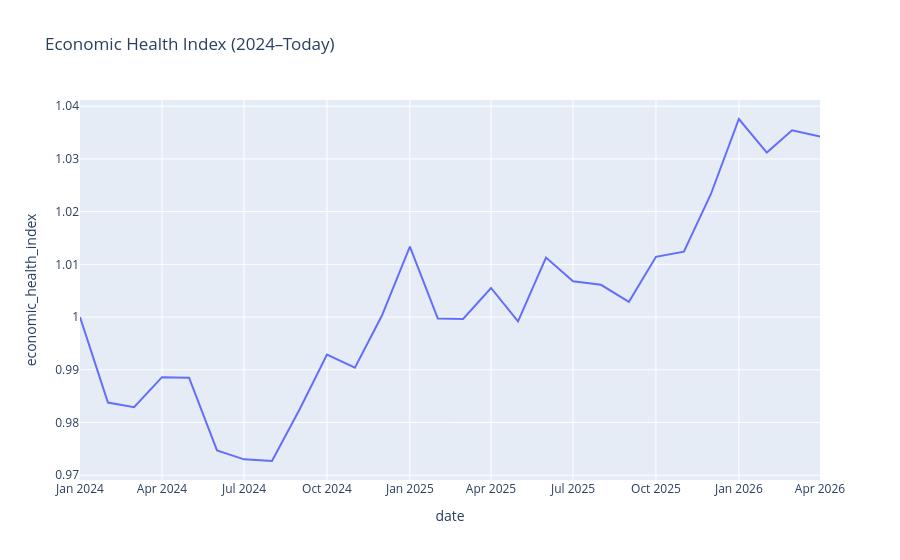

The notebook cell this image was saved under:
### Code cell
fig = px.line(df, x="date", y="economic_health_index",
              title="Economic Health Index (2024–Today)")
fig.show()

### Figure 1 — Plotly figure (JSON) as saved in the notebook; plotly's stock layout.template omitted (floating-point values rounded to 4 significant figures)
{"data": [{"hovertemplate": "date=%{x}<br>economic_health_index=%{y}<extra></extra>", "legendgroup": "", "line": {"color": "#636efa", "dash": "solid"}, "marker": {"symbol": "circle"}, "mode": "lines", "name": "", "orientation": "v", "showlegend": false, "type": "scatter", "x": ["2024-01-01T00:00:00.000000", "2024-02-01T00:00:00.000000", "2024-03-01T00:00:00.000000", "2024-04-01T00:00:00.000000", "2024-05-01T00:00:00.000000", "2024-06-01T00:00:00.000000", "2024-07-01T00:00:00.000000", "2024-08-01T00:00:00.000000", "2024-09-01T00:00:00.000000", "2024-10-01T00:00:00.000000", "2024-11-01T00:00:00.000000", "2024-12-01T00:00:00.000000", "2025-01-01T00:00:00.000000", "2025-02-01T00:00:00.000000", "2025-03-01T00:00:00.000000", "2025-04-01T00:00:00.000000", "2025-05-01T00:00:00.000000", "2025-06-01T00:00:00.000000", "2025-07-01T00:00:00.000000", "2025-08-01T00:00:00.000000", "2025-09-01T00:00:00.000000", "2025-10-01T00:00:00.000000", "2025-11-01T00:00:00.000000", "2025-12-01T00:00:00.000000", "2026-01-01T00:00:00.000000", "2026-02-01T00:00:00.000000", "2026-03-01T00:00:00.000000", "2026-04-01T00:00:00.000000"], "xaxis": "x", "y": [1.0, 0.9838, 0.9829, 0.9886, 0.9885, 0.9747, 0.973, 0.9727, 0.9826, 0.9929, 0.9904, 1.0, 1.013, 0.9997, 0.9997, 1.006, 0.9992, 1.011, 1.007, 1.006, 1.003, 1.011, 1.012, 1.023, 1.038, 1.031, 1.035, 1.034], "yaxis": "y"}], "layout": {"legend": {"tracegroupgap": 0}, "title": {"text": "Economic Health Index (2024–Today)"}, "xaxis": {"anchor": "y", "domain": [0, 1], "title": {"text": "date"}}, "yaxis": {"anchor": "x", "domain": [0, 1], "title": {"text": "economic_health_index"}}}}
